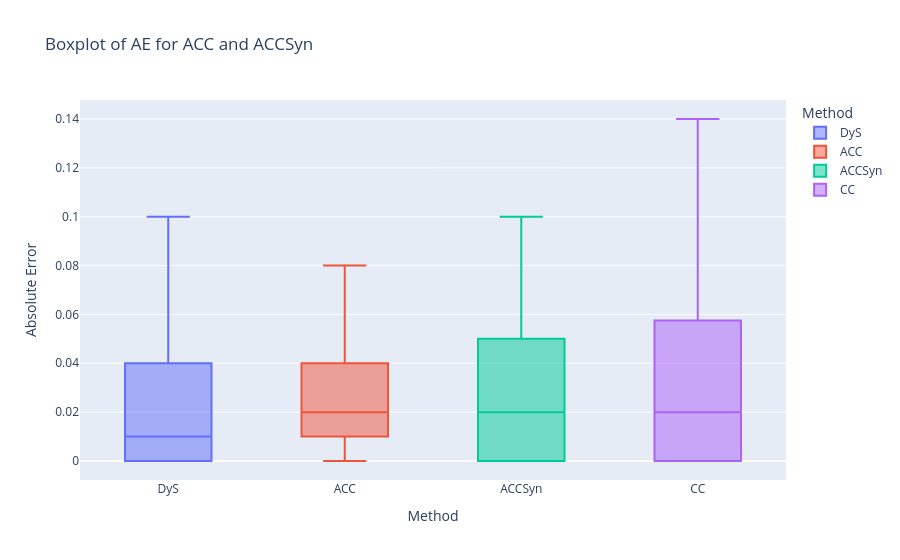

This figure's notebook cell:
### Code cell
import plotly.express as px

# Create the boxplot
fig = px.box(results_df, x='METHOD', y='AE', color='METHOD', title='Boxplot of AE for ACC and ACCSyn', labels={'AE': 'Absolute Error', 'METHOD': 'Method'})
fig.show()

### Figure 1 — Plotly figure (JSON) as saved in the notebook; plotly's stock layout.template omitted (floating-point values rounded to 4 significant figures)
{"data": [{"alignmentgroup": "True", "hovertemplate": "Method=%{x}<br>Absolute Error=%{y}<extra></extra>", "legendgroup": "DyS", "marker": {"color": "#636efa"}, "name": "DyS", "notched": false, "offsetgroup": "DyS", "orientation": "v", "showlegend": true, "type": "box", "x": ["DyS", "DyS", "DyS", "DyS", "DyS", "DyS", "DyS", "DyS", "DyS", "DyS", "DyS", "DyS", "DyS", "DyS", "DyS", "DyS", "DyS", "DyS", "DyS", "DyS", "DyS", "DyS", "DyS", "DyS", "DyS", "DyS", "DyS", "DyS", "DyS", "DyS", "DyS", "DyS", "DyS", "DyS", "DyS", "DyS", "DyS", "DyS", "DyS", "DyS", "DyS", "DyS", "DyS", "DyS", "DyS", "DyS", "DyS", "DyS", "DyS", "DyS", "DyS", "DyS", "DyS", "DyS", "DyS"], "x0": " ", "xaxis": "x", "y": [0.0, 0.01, 0.0, 0.0, 0.0, 0.07, 0.02, 0.01, 0.0, 0.01, 0.04, 0.02, 0.02, 0.0, 0.0, 0.02, 0.04, 0.02, 0.02, 0.02, 0.07, 0.05, 0.01, 0.0, 0.04, 0.1, 0.02, 0.01, 0.02, 0.05, 0.08, 0.04, 0.01, 0.0, 0.03, 0.07, 0.02, 0.01, 0.01, 0.05, 0.07, 0.04, 0.01, 0.0, 0.01, 0.05, 0.01, 0.0, 0.0, 0.0, 0.0, 0.0, 0.0, 0.0, 0.0], "y0": " ", "yaxis": "y"}, {"alignmentgroup": "True", "hovertemplate": "Method=%{x}<br>Absolute Error=%{y}<extra></extra>", "legendgroup": "ACC", "marker": {"color": "#EF553B"}, "name": "ACC", "notched": false, "offsetgroup": "ACC", "orientation": "v", "showlegend": true, "type": "box", "x": ["ACC", "ACC", "ACC", "ACC", "ACC", "ACC", "ACC", "ACC", "ACC", "ACC", "ACC", "ACC", "ACC", "ACC", "ACC", "ACC", "ACC", "ACC", "ACC", "ACC", "ACC", "ACC", "ACC", "ACC", "ACC", "ACC", "ACC", "ACC", "ACC", "ACC", "ACC", "ACC", "ACC", "ACC", "ACC", "ACC", "ACC", "ACC", "ACC", "ACC", "ACC", "ACC", "ACC", "ACC", "ACC", "ACC", "ACC", "ACC", "ACC", "ACC", "ACC", "ACC", "ACC", "ACC", "ACC"], "x0": " ", "xaxis": "x", "y": [0.04, 0.0, 0.0, 0.0, 0.0, 0.08, 0.06, 0.02, 0.01, 0.07, 0.01, 0.01, 0.03, 0.04, 0.07, 0.0, 0.06, 0.04, 0.05, 0.05, 0.05, 0.06, 0.01, 0.02, 0.04, 0.06, 0.03, 0.01, 0.02, 0.03, 0.0, 0.04, 0.03, 0.02, 0.03, 0.03, 0.01, 0.02, 0.02, 0.02, 0.02, 0.05, 0.01, 0.0, 0.02, 0.02, 0.01, 0.0, 0.0, 0.01, 0.0, 0.0, 0.0, 0.01, 0.0], "y0": " ", "yaxis": "y"}, {"alignmentgroup": "True", "hovertemplate": "Method=%{x}<br>Absolute Error=%{y}<extra></extra>", "legendgroup": "ACCSyn", "marker": {"color": "#00cc96"}, "name": "ACCSyn", "notched": false, "offsetgroup": "ACCSyn", "orientation": "v", "showlegend": true, "type": "box", "x": ["ACCSyn", "ACCSyn", "ACCSyn", "ACCSyn", "ACCSyn", "ACCSyn", "ACCSyn", "ACCSyn", "ACCSyn", "ACCSyn", "ACCSyn", "ACCSyn", "ACCSyn", "ACCSyn", "ACCSyn", "ACCSyn", "ACCSyn", "ACCSyn", "ACCSyn", "ACCSyn", "ACCSyn", "ACCSyn", "ACCSyn", "ACCSyn", "ACCSyn", "ACCSyn", "ACCSyn", "ACCSyn", "ACCSyn", "ACCSyn", "ACCSyn", "ACCSyn", "ACCSyn", "ACCSyn", "ACCSyn", "ACCSyn", "ACCSyn", "ACCSyn", "ACCSyn", "ACCSyn", "ACCSyn", "ACCSyn", "ACCSyn", "ACCSyn", "ACCSyn", "ACCSyn", "ACCSyn", "ACCSyn", "ACCSyn", "ACCSyn", "ACCSyn", "ACCSyn", "ACCSyn", "ACCSyn", "ACCSyn"], "x0": " ", "xaxis": "x", "y": [0.03, 0.07, 0.07, 0.04, 0.0, 0.07, 0.07, 0.08, 0.06, 0.0, 0.01, 0.05, 0.03, 0.02, 0.01, 0.01, 0.06, 0.01, 0.0, 0.0, 0.07, 0.1, 0.05, 0.02, 0.0, 0.1, 0.09, 0.04, 0.01, 0.0, 0.07, 0.06, 0.0, 0.01, 0.0, 0.04, 0.02, 0.0, 0.0, 0.0, 0.03, 0.05, 0.02, 0.01, 0.01, 0.02, 0.01, 0.0, 0.0, 0.01, 0.01, 0.01, 0.0, 0.02, 0.0], "y0": " ", "yaxis": "y"}, {"alignmentgroup": "True", "hovertemplate": "Method=%{x}<br>Absolute Error=%{y}<extra></extra>", "legendgroup": "CC", "marker": {"color": "#ab63fa"}, "name": "CC", "notched": false, "offsetgroup": "CC", "orientation": "v", "showlegend": true, "type": "box", "x": ["CC", "CC", "CC", "CC", "CC", "CC", "CC", "CC", "CC", "CC", "CC", "CC", "CC", "CC", "CC", "CC", "CC", "CC", "CC", "CC", "CC", "CC", "CC", "CC", "CC", "CC", "CC", "CC", "CC", "CC", "CC", "CC", "CC", "CC", "CC", "CC", "CC", "CC", "CC", "CC", "CC", "CC", "CC", "CC", "CC", "CC", "CC", "CC", "CC", "CC", "CC", "CC", "CC", "CC", "CC"], "x0": " ", "xaxis": "x", "y": [0.11, 0.07, 0.07, 0.04, 0.0, 0.14, 0.12, 0.08, 0.06, 0.0, 0.07, 0.05, 0.03, 0.02, 0.01, 0.05, 0.1, 0.01, 0.0, 0.0, 0.09, 0.1, 0.05, 0.02, 0.0, 0.09, 0.06, 0.04, 0.01, 0.0, 0.02, 0.06, 0.0, 0.01, 0.0, 0.04, 0.02, 0.0, 0.0, 0.0, 0.03, 0.05, 0.02, 0.01, 0.01, 0.02, 0.01, 0.0, 0.0, 0.01, 0.01, 0.01, 0.0, 0.02, 0.0], "y0": " ", "yaxis": "y"}], "layout": {"boxmode": "overlay", "legend": {"title": {"text": "Method"}, "tracegroupgap": 0}, "title": {"text": "Boxplot of AE for ACC and ACCSyn"}, "xaxis": {"anchor": "y", "categoryarray": ["DyS", "ACC", "ACCSyn", "CC"], "categoryorder": "array", "domain": [0, 1], "title": {"text": "Method"}}, "yaxis": {"anchor": "x", "domain": [0, 1], "title": {"text": "Absolute Error"}}}}
